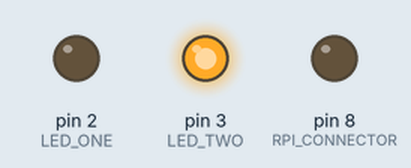
This sketch was run on a simulated Arduino Uno, built with avr-gcc and run on an emulated ATmega328P. Shown: output pins drawn as LEDs (lit = HIGH).

Above: at 0.1 s.
Timing chart, 0 to 1.6 s (numbered marks = the images above):
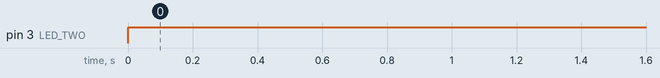

Measured:
- by itself, pin 3 (LED_TWO): LOW → HIGH at 0.00 s

The sketch:

opdracht_8_d_Arduino.ino
```cpp
const int LED_ONE = 2;
const int LED_TWO = 3;
const int RPI_CONNECTOR = 8;

void setup() {
  pinMode(LED_ONE, OUTPUT);
  pinMode(LED_TWO, OUTPUT);
  pinMode(RPI_CONNECTOR, OUTPUT);

}

void loop() {

  if(digitalRead(RPI_CONNECTOR)){
    digitalWrite(LED_ONE, HIGH);
    digitalWrite(LED_TWO, LOW);
  } else if(!digitalRead(RPI_CONNECTOR)){
    digitalWrite(LED_ONE, LOW);
    digitalWrite(LED_TWO, HIGH);
  }

}
```
